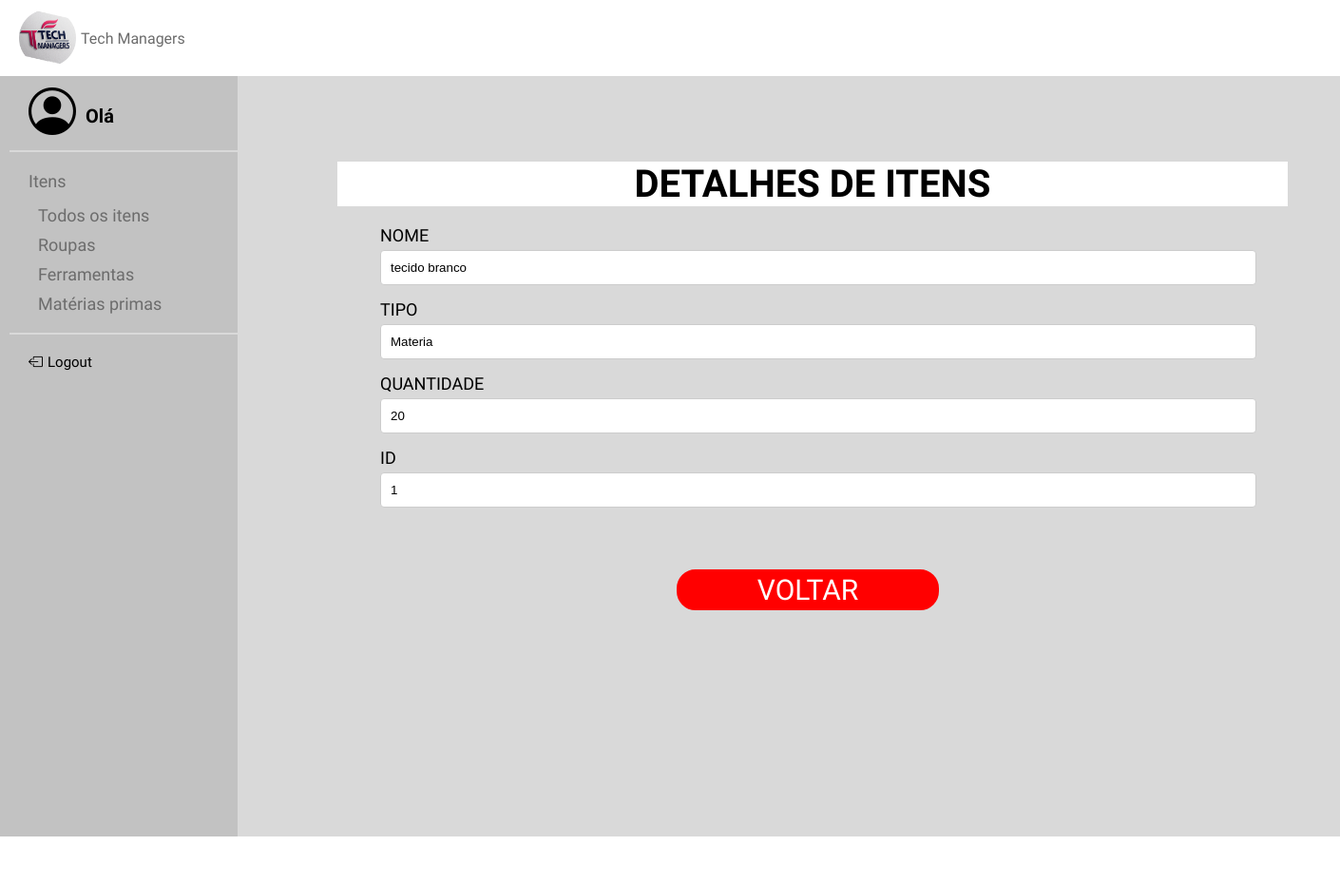
Page /TelaDI/1 on the earlier database version.
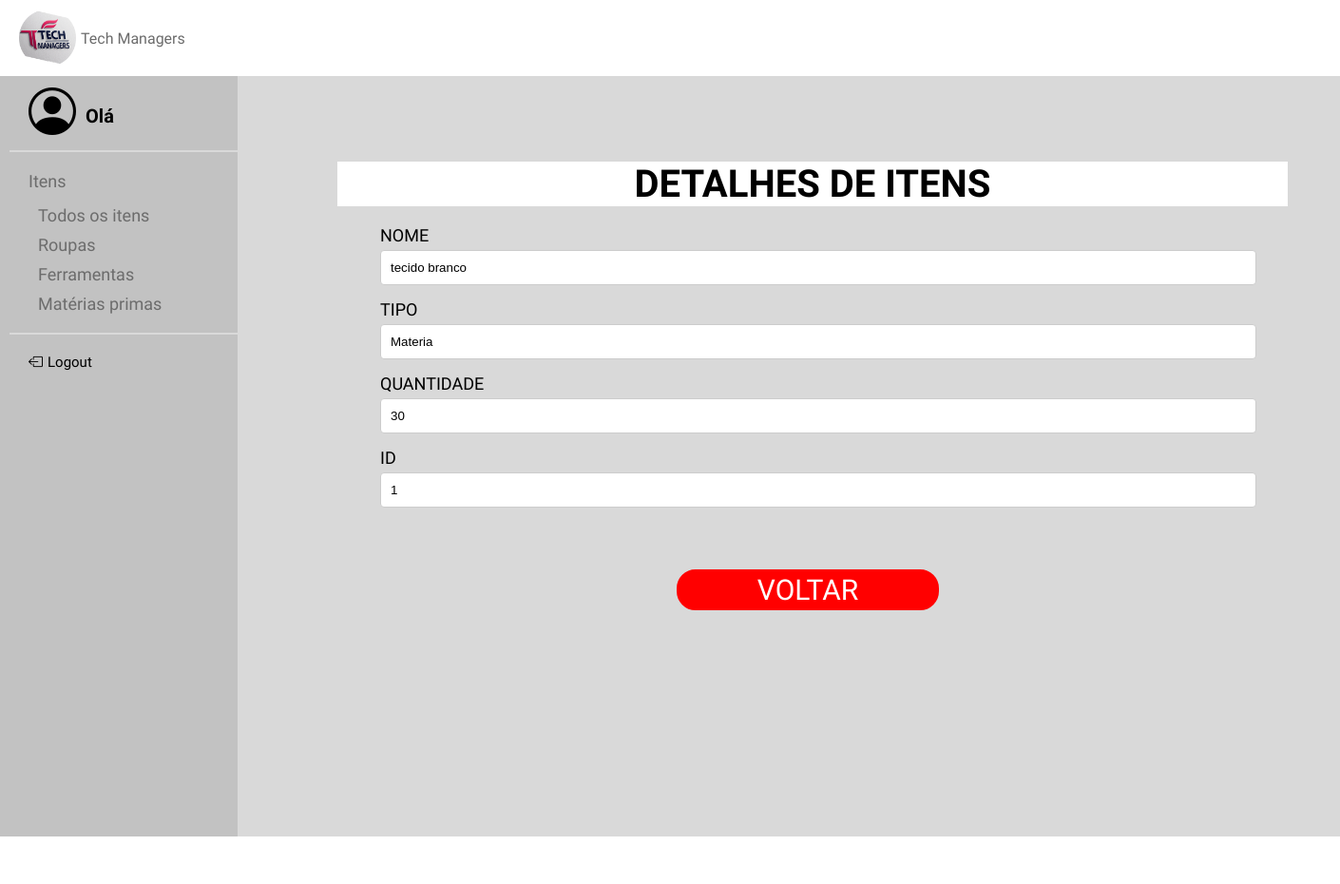
Same page on the later database version.
### models.py (models this page shows, shortened)
class ITEM(Base):
    __tablename__ = 'item'
    id = Column(Integer, primary_key=True, unique=True, nullable=False, index=True)
    nome = Column(String(40), nullable=False, index=True)
    tipo = Column(String(40), nullable=False, index=True)
    quantidade = Column(Integer, nullable=False, index=True)

### app.py (the view)
@app.route('/TelaDI/<int:id>', methods=['GET'])
def TelaDItem(id):
    item = select(ITEM).where(ITEM.id == id)
    item = db_session.execute(item).scalar()
    return render_template('TelaDetalhesItem.html', item=item)

### templates/TelaDetalhesItem.html (shortened to what this page needs)
{% extends "base.html" %}
{% block conteudo %}
<body>
<link rel="stylesheet" href="../static/TelaDetalhesItem.css">
<main>
<div class="container">
        <h2>DETALHES DE ITENS</h2>
        <form>
            <div class="input-group">
                <label for="nome"> NOME</label>
                <input type="text" id="nome" name="nome" value="{{ item.nome }}" readonly>
            </div>
            <div class="input-group">
                <label for="tipo"> TIPO</label>
                <input type="text" id="tipo" name="tipo" value="{{ item.tipo }}" readonly>
            </div>
            <div class="input-group">
                <label for="quantidade"> QUANTIDADE</label>
                <input type="number" id="quantidade" name="quantidade" value="{{ item.quantidade }}" readonly>
            </div>
            <div class="input-group">
                <label for="ID"> ID</label>
                <input type="number" id="ID" name="ID" value="{{ item.id }}" readonly>
            </div>
            <div class="btnS">
                <button type="button" class="btnV" onclick="location.href='{{ url_for('telaitens') }}'">VOLTAR</button>
            </div>
        </form>
    </div>
</main>
</body>
{% endblock %}

Differences in the rows shown:
changed ITEM "tecido branco": quantidade "20" → "30"
